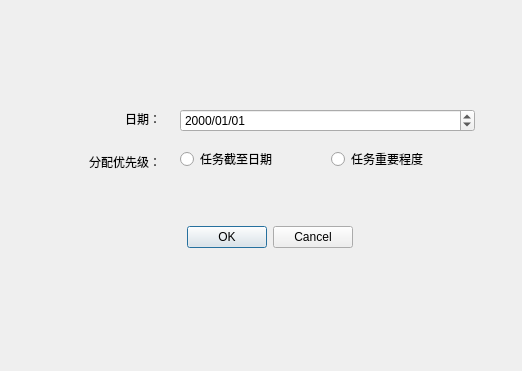
<?xml version="1.0" encoding="UTF-8"?>
<ui version="4.0">
 <class>Dialog</class>
 <widget class="QDialog" name="Dialog">
  <property name="geometry">
   <rect>
    <x>0</x>
    <y>0</y>
    <width>522</width>
    <height>371</height>
   </rect>
  </property>
  <property name="windowTitle">
   <string>Dialog</string>
  </property>
  <widget class="QDialogButtonBox" name="buttonBox">
   <property name="geometry">
    <rect>
     <x>120</x>
     <y>220</y>
     <width>233</width>
     <height>34</height>
    </rect>
   </property>
   <property name="standardButtons">
    <set>QDialogButtonBox::Cancel|QDialogButtonBox::Ok</set>
   </property>
  </widget>
  <widget class="QWidget" name="verticalLayoutWidget">
   <property name="geometry">
    <rect>
     <x>50</x>
     <y>100</y>
     <width>111</width>
     <height>80</height>
    </rect>
   </property>
   <layout class="QVBoxLayout" name="verticalLayout">
    <item>
     <widget class="QLabel" name="label">
      <property name="text">
       <string>日期：</string>
      </property>
      <property name="alignment">
       <set>Qt::AlignRight|Qt::AlignTrailing|Qt::AlignVCenter</set>
      </property>
     </widget>
    </item>
    <item>
     <widget class="QLabel" name="label_2">
      <property name="text">
       <string>分配优先级：</string>
      </property>
      <property name="alignment">
       <set>Qt::AlignRight|Qt::AlignTrailing|Qt::AlignVCenter</set>
      </property>
     </widget>
    </item>
   </layout>
  </widget>
  <widget class="QWidget" name="verticalLayoutWidget_2">
   <property name="geometry">
    <rect>
     <x>180</x>
     <y>100</y>
     <width>295</width>
     <height>80</height>
    </rect>
   </property>
   <layout class="QVBoxLayout" name="verticalLayout_2">
    <item>
     <widget class="QDateEdit" name="dateEdit">
      <property name="displayFormat">
       <string>yyyy/MM/dd</string>
      </property>
     </widget>
    </item>
    <item>
     <layout class="QHBoxLayout" name="horizontalLayout">
      <item>
       <widget class="QRadioButton" name="radioButton">
        <property name="text">
         <string>任务截至日期</string>
        </property>
       </widget>
      </item>
      <item>
       <widget class="QRadioButton" name="radioButton_2">
        <property name="text">
         <string>任务重要程度</string>
        </property>
       </widget>
      </item>
     </layout>
    </item>
   </layout>
  </widget>
 </widget>
 <resources/>
 <connections/>
</ui>
